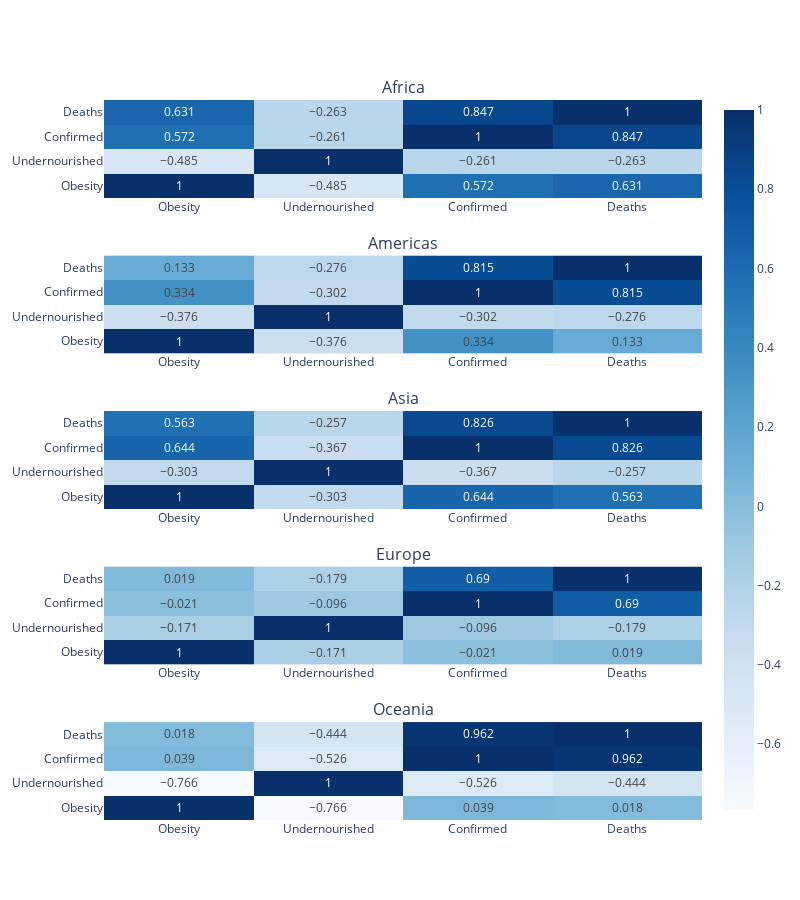

The cell this chart's notebook holds for it:
### Markdown cell above
## PART B: Are the relationships between obesity, undernourishment, COVID-19 confirmed cases and COVID-19 related deaths different between the 5 different continents?
***

### Code cell
# create one main figure that contains the Pearson Correlation charts for each continent
fig = make_subplots(rows=5, cols=1, 
                    #row_heights=[1,1,1,1,1],
                    vertical_spacing=0.08,
                    subplot_titles=("Africa", "Americas", "Asia", "Europe", "Oceania"))

# create the correlations between all 4 variables for each continent
a = Africa.corr(method='pearson').round(3)
b = Americas.corr(method='pearson').round(3)
c = Asia.corr(method='pearson').round(3)
d = Europe.corr(method='pearson').round(3)
e = Oceania.corr(method='pearson').round(3)

# create the figures from the correlations created above
fig1 = px.imshow(a, text_auto=True, color_continuous_scale = 'blues')
fig2 = px.imshow(b, text_auto=True, color_continuous_scale = 'blues')
fig3 = px.imshow(c, text_auto=True, color_continuous_scale = 'blues')
fig4 = px.imshow(d, text_auto=True, color_continuous_scale = 'blues')
fig5 = px.imshow(e, text_auto=True, color_continuous_scale = 'blues')

# adding the figures to the main figure
fig.add_trace(fig1.data[0], row=1, col=1)
fig.add_trace(fig2.data[0], row=2, col=1)
fig.add_trace(fig3.data[0], row=3, col=1)
fig.add_trace(fig4.data[0], row=4, col=1)
fig.add_trace(fig5.data[0], row=5, col=1)

# updated the figure layout for easier viewing
fig.update_layout(height=900, width=800, coloraxis=dict(colorscale='Blues'))
fig.show()

### Figure 1 — Plotly figure (JSON) as saved in the notebook; plotly's stock layout.template omitted (floating-point values rounded to 4 significant figures)
{"data": [{"coloraxis": "coloraxis", "hovertemplate": "x: %{x}<br>y: %{y}<br>color: %{z}<extra></extra>", "name": "0", "texttemplate": "%{z}", "type": "heatmap", "x": ["Obesity", "Undernourished", "Confirmed", "Deaths"], "xaxis": "x", "y": ["Obesity", "Undernourished", "Confirmed", "Deaths"], "yaxis": "y", "z": [[1, -0.485, 0.572, 0.631], [-0.485, 1, -0.261, -0.263], [0.572, -0.261, 1, 0.847], [0.631, -0.263, 0.847, 1]]}, {"coloraxis": "coloraxis", "hovertemplate": "x: %{x}<br>y: %{y}<br>color: %{z}<extra></extra>", "name": "0", "texttemplate": "%{z}", "type": "heatmap", "x": ["Obesity", "Undernourished", "Confirmed", "Deaths"], "xaxis": "x2", "y": ["Obesity", "Undernourished", "Confirmed", "Deaths"], "yaxis": "y2", "z": [[1, -0.376, 0.334, 0.133], [-0.376, 1, -0.302, -0.276], [0.334, -0.302, 1, 0.815], [0.133, -0.276, 0.815, 1]]}, {"coloraxis": "coloraxis", "hovertemplate": "x: %{x}<br>y: %{y}<br>color: %{z}<extra></extra>", "name": "0", "texttemplate": "%{z}", "type": "heatmap", "x": ["Obesity", "Undernourished", "Confirmed", "Deaths"], "xaxis": "x3", "y": ["Obesity", "Undernourished", "Confirmed", "Deaths"], "yaxis": "y3", "z": [[1, -0.303, 0.644, 0.563], [-0.303, 1, -0.367, -0.257], [0.644, -0.367, 1, 0.826], [0.563, -0.257, 0.826, 1]]}, {"coloraxis": "coloraxis", "hovertemplate": "x: %{x}<br>y: %{y}<br>color: %{z}<extra></extra>", "name": "0", "texttemplate": "%{z}", "type": "heatmap", "x": ["Obesity", "Undernourished", "Confirmed", "Deaths"], "xaxis": "x4", "y": ["Obesity", "Undernourished", "Confirmed", "Deaths"], "yaxis": "y4", "z": [[1, -0.171, -0.021, 0.019], [-0.171, 1, -0.096, -0.179], [-0.021, -0.096, 1, 0.69], [0.019, -0.179, 0.69, 1]]}, {"coloraxis": "coloraxis", "hovertemplate": "x: %{x}<br>y: %{y}<br>color: %{z}<extra></extra>", "name": "0", "texttemplate": "%{z}", "type": "heatmap", "x": ["Obesity", "Undernourished", "Confirmed", "Deaths"], "xaxis": "x5", "y": ["Obesity", "Undernourished", "Confirmed", "Deaths"], "yaxis": "y5", "z": [[1, -0.766, 0.039, 0.018], [-0.766, 1, -0.526, -0.444], [0.039, -0.526, 1, 0.962], [0.018, -0.444, 0.962, 1]]}], "layout": {"annotations": [{"font": {"size": 16}, "showarrow": false, "text": "Africa", "x": 0.5, "xanchor": "center", "xref": "paper", "y": 1.0, "yanchor": "bottom", "yref": "paper"}, {"font": {"size": 16}, "showarrow": false, "text": "Americas", "x": 0.5, "xanchor": "center", "xref": "paper", "y": 0.784, "yanchor": "bottom", "yref": "paper"}, {"font": {"size": 16}, "showarrow": false, "text": "Asia", "x": 0.5, "xanchor": "center", "xref": "paper", "y": 0.568, "yanchor": "bottom", "yref": "paper"}, {"font": {"size": 16}, "showarrow": false, "text": "Europe", "x": 0.5, "xanchor": "center", "xref": "paper", "y": 0.352, "yanchor": "bottom", "yref": "paper"}, {"font": {"size": 16}, "showarrow": false, "text": "Oceania", "x": 0.5, "xanchor": "center", "xref": "paper", "y": 0.136, "yanchor": "bottom", "yref": "paper"}], "coloraxis": {"colorscale": [[0, "rgb(247,251,255)"], [0.125, "rgb(222,235,247)"], [0.25, "rgb(198,219,239)"], [0.375, "rgb(158,202,225)"], [0.5, "rgb(107,174,214)"], [0.625, "rgb(66,146,198)"], [0.75, "rgb(33,113,181)"], [0.875, "rgb(8,81,156)"], [1, "rgb(8,48,107)"]]}, "height": 900, "width": 800, "xaxis": {"anchor": "y", "autorange": true, "domain": [0, 1], "range": [-0.5, 3.5], "type": "category"}, "xaxis2": {"anchor": "y2", "autorange": true, "domain": [0, 1], "range": [-0.5, 3.5], "type": "category"}, "xaxis3": {"anchor": "y3", "autorange": true, "domain": [0, 1], "range": [-0.5, 3.5], "type": "category"}, "xaxis4": {"anchor": "y4", "autorange": true, "domain": [0, 1], "range": [-0.5, 3.5], "type": "category"}, "xaxis5": {"anchor": "y5", "autorange": true, "domain": [0, 1], "range": [-0.5, 3.5], "type": "category"}, "yaxis": {"anchor": "x", "autorange": true, "domain": [0.864, 1.0], "range": [-0.5, 3.5], "type": "category"}, "yaxis2": {"anchor": "x2", "autorange": true, "domain": [0.648, 0.784], "range": [-0.5, 3.5], "type": "category"}, "yaxis3": {"anchor": "x3", "autorange": true, "domain": [0.432, 0.568], "range": [-0.5, 3.5], "type": "category"}, "yaxis4": {"anchor": "x4", "autorange": true, "domain": [0.216, 0.352], "range": [-0.5, 3.5], "type": "category"}, "yaxis5": {"anchor": "x5", "autorange": true, "domain": [0, 0.136], "range": [-0.5, 3.5], "type": "category"}}}
